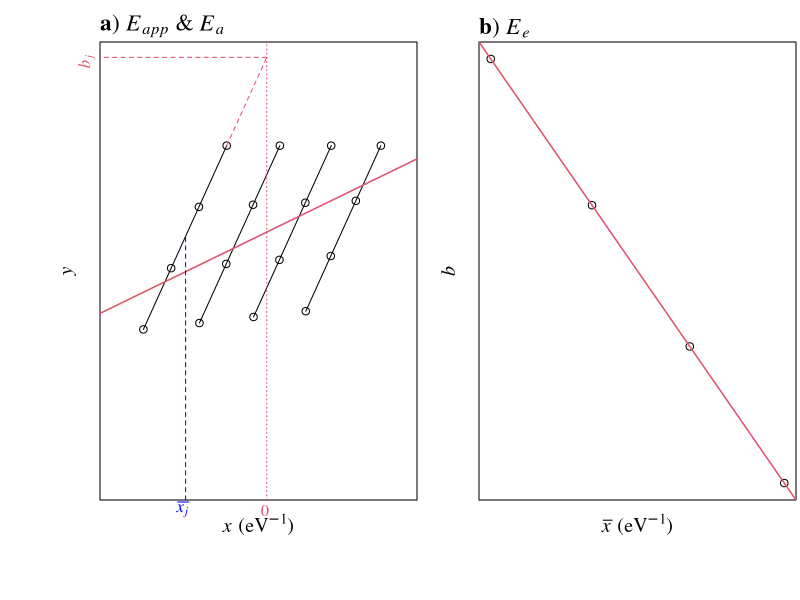

Generate this figure with R:

T.K <- function(x, Tref = 15,kb=8.62E-5) 1/((Tref+273)*kb) - 1/((x + 273)*kb)

#Plot four typical linear growth~temperature relationships and the fitness landscape under a given environmental temperature
#different xbar & Topt, 
dx   <- 7.5
xbar <- seq(dx, 30-dx, length.out = 4)
theta<- xbar + dx/2
xmin <- xbar - dx/2
xbar <- T.K(xbar)
theta<- T.K(theta)
xmin <- T.K(xmin)
Ea   <- 0.65
b0   <- log(2)
b    <- b0 - Ea * theta

pdf('Text/Fig1EappEe.pdf', height=6, width=9)
op <- par(font.lab = 1,
           family  = "serif",
           cex.lab = 1.2,
           oma     = c(2,2,0.1,0.1),
           cex.axis= 1.2,
           mgp     = c(1,.1,0),
           mar     = c(3,3,2,0.1),
           mfrow   = c(1,2))

temp    <- seq(-2, 35, 0.1)
temp    <- T.K(temp)
yrange  <- c(0.5, 3)

plot(temp, temp**2, xlim = c(T.K(0), T.K(30)), ylim = log(yrange), 
     xlab = expression(paste( italic(x)*' ('*eV^-1*')')),
     ylab = expression(paste( italic(y) ) ),
     xaxs = "i",
     yaxs = "i",
     xaxt = 'n',
     yaxt = 'n',
     type = 'n')

pool <- data.frame(X = c(), Y = c())

#Plot each TPC
for (i in 1:length(xbar)){
  curve(Ea*x + b[i], from = xmin[i], to = theta[i], add = T)
  #add data points
  X <- seq(xmin[i], theta[i], length.out = 4)
  Y <- Ea*X + b[i]
  points(X,Y)
  pool <- rbind(pool, data.frame(X,Y))
}

LMp <- lm(Y ~ X, pool)
abline(LMp, col=2, lwd=1.5)
abline(v=0, lty = 3, col = 2)
#add xbar [j]
segments(x0 = xbar[1], y0 = log(0.5), 
         x1 = xbar[1], y1 = Ea*xbar[1] + b[1],
         lty = 2, col = 'blue')

#add b[j]
segments(x0 = theta[1], y0 = Ea*theta[1] + b[1], 
         x1 = 0,   y1 = b[1],
         lty = 2, col = 2)

segments(x0 = 0,      y0 = b[1], 
         x1 = T.K(0), y1 = b[1],
         lty = 2, col = 2)

#add theta[j] and ym[j]
# segments(x0 = theta[1], y0 = Ea*theta[1] + b[1], 
#          x1 = theta[1], y1 = log(yrange[1]),
#          lty = 2, col = 3)
# segments(x0 = theta[1], y0 = Ea*theta[1] + b[1], 
#          x1 = T.K(0),   y1 = Ea*theta[1] + b[1],
#          lty = 2, col = 3)

mtext(expression(paste(bold(a)*') '*italic(E[app])*' & '*italic(E[a]))), adj=0, cex=1.4)
mtext(expression(paste(bar(italic( x[j] )))), side = 1, adj = .25, col = 'blue', line = .1)
#mtext(expression(paste(theta[j])),  side = 1, adj = .4,  col = 3,      line = .1)
mtext('0', side = 1, adj = .52, col = 2)
mtext(expression(paste(italic( b[j])) ),      side = 2, adj = .97, col = 2)
#mtext(expression(paste(y[mj])),     side = 2, adj = .77,  col = 3)

#b) plot Ee (b ~ xbar)
plot(xbar, b, 
     xlab = expression(paste(bar(italic(x)) *' ('*eV^-1*')')),
     ylab = expression(paste(italic(b))),
     xaxt = 'n',
     yaxt = 'n')
abline(lm(b ~ xbar), lwd = 1.5, col = 2 )
mtext(expression(paste(bold(b)*') '* italic(E[e]))), adj=0, cex=1.4)

dev.off()
